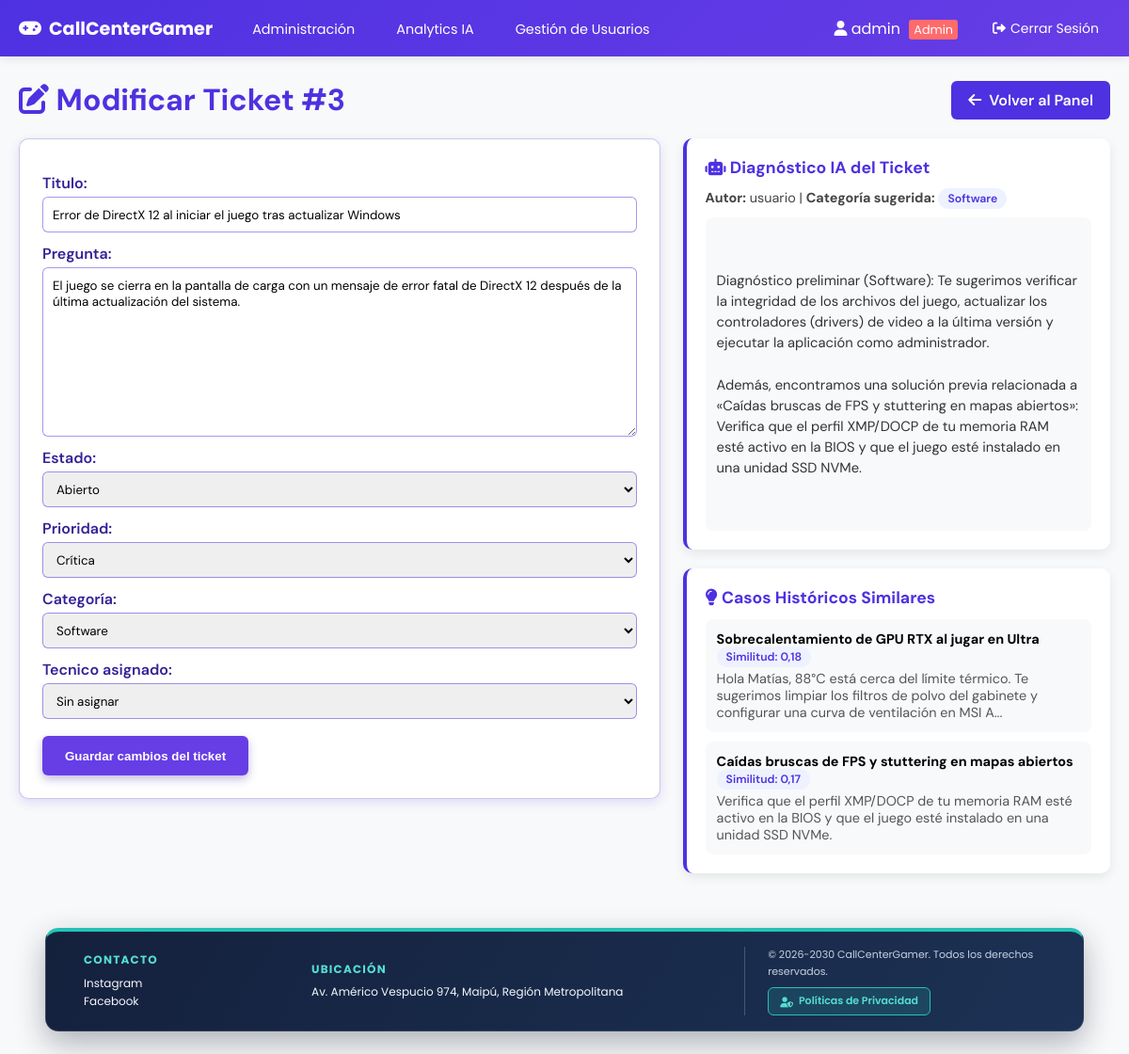
Page /ModificarPregunta/3/ (signed in) on the committed database.
### online/models.py (models this page shows, shortened)
class Usuario(AbstractBaseUser):
    nombre = models.CharField(
        verbose_name='Nombre',
        max_length=30,
        blank=True,
        null=True,
    )
    apellido = models.CharField(
        verbose_name='Apellido',
        max_length=30,
        blank=True,
        null=True,
    )
    rut = models.CharField(
        verbose_name='RUT',
        max_length=12,
        unique=True,
        blank=True,
        null=True,
    )
    correo = models.EmailField(
        verbose_name='Correo electrónico',
        max_length=70,
        unique=True,
    )
    usuario = models.CharField(
        verbose_name='Usuario',
        max_length=50,
        unique=True,
    )
    fecha_nacimiento = models.DateField(
        verbose_name='Fecha de nacimiento',
        null=True,
        blank=True,
    )
    activo = models.BooleanField(default=True)
    admin = models.BooleanField(default=False)
    tecnico = models.BooleanField(default=False)
    USERNAME_FIELD = 'usuario'
    REQUIRED_FIELDS = ['correo']
    objects = UserManager()
    @property
    def is_active(self):
        return self.activo
    def __str__(self):
        return self.usuario

class Preguntas(models.Model):
    ESTADO_ABIERTO = 'abierto'
    ESTADO_EN_PROCESO = 'en_proceso'
    ESTADO_RESUELTO = 'resuelto'
    ESTADO_CERRADO = 'cerrado'
    ESTADO_CHOICES = [
        (ESTADO_ABIERTO, 'Abierto'),
        (ESTADO_EN_PROCESO, 'En proceso'),
        (ESTADO_RESUELTO, 'Resuelto'),
        (ESTADO_CERRADO, 'Cerrado'),
    ]
    PRIORIDAD_BAJA = 'baja'
    PRIORIDAD_MEDIA = 'media'
    PRIORIDAD_ALTA = 'alta'
    PRIORIDAD_CRITICA = 'critica'
    PRIORIDAD_CHOICES = [
        (PRIORIDAD_BAJA, 'Baja'),
        (PRIORIDAD_MEDIA, 'Media'),
        (PRIORIDAD_ALTA, 'Alta'),
        (PRIORIDAD_CRITICA, 'Crítica'),
    ]
    idPregunta = models.AutoField(primary_key=True)
    Titulo = models.CharField(max_length=60)
    Pregunta = models.TextField()
    Fecha_creacion = models.DateTimeField(default=timezone.now)
    Usuario = models.ForeignKey(
        Usuario,
        on_delete=models.CASCADE,
        related_name='preguntas',
    )
    estado = models.CharField(
        max_length=15,
        choices=ESTADO_CHOICES,
        default=ESTADO_ABIERTO,
    )
    prioridad = models.CharField(
        max_length=10,
        choices=PRIORIDAD_CHOICES,
        default=PRIORIDAD_MEDIA,
    )
    categoria = models.CharField(max_length=30, default='otros', blank=True)
    tecnico_asignado = models.ForeignKey(
        'online.Usuario',
        on_delete=models.SET_NULL,
        null=True,
        blank=True,
        related_name='tickets_asignados',
        limit_choices_to=Q(tecnico=True) | Q(admin=True),
    )

class Respuesta(models.Model):
    idRespuesta = models.AutoField(primary_key=True)
    Respuesta = models.TextField(verbose_name='Respuesta')
    id_Pregunta = models.ForeignKey(Preguntas, on_delete=models.CASCADE)
    Usuario = models.ForeignKey(Usuario, on_delete=models.CASCADE)
    FechaHora = models.DateTimeField()

### administracion/views.py (the view)
# urls.py: path('ModificarPregunta/<int:idPregunta>/', ModificarPregunta, name='modificar_pregunta'),
@login_required
def ModificarPregunta(request, idPregunta):
    if not request.user.admin:
        messages.error(request, "No tienes permisos de administrador.")
        return redirect('inicio', id=request.user.id)
    try:
        Pregunta = Preguntas.objects.select_related('Usuario', 'tecnico_asignado').get(
            idPregunta=idPregunta
        )
        sugerencias_ia = []
        categoria_ia = Pregunta.categoria or "otros"
        preguntas_similares = []
        asistente_ia = AsistenteIA()
        recomendador_ia = RecomendadorIA()
        if request.method == 'POST':
            form = TicketAdminForm(request.POST, instance=Pregunta)
            if form.is_valid():
                pregunta_actualizada = form.save(commit=False)
                pregunta_actualizada.Usuario = Pregunta.Usuario
                pregunta_actualizada.Fecha_creacion = Pregunta.Fecha_creacion
                if not pregunta_actualizada.categoria:
                    pregunta_actualizada.categoria = asistente_ia.clasificar_pregunta(
                        pregunta_actualizada.Pregunta
                    )
                pregunta_actualizada.save()
                logger.info(
                    "Ticket modificado: id=%s estado=%s prioridad=%s categoria=%s tecnico=%s por admin=%s",
                    pregunta_actualizada.idPregunta,
                    pregunta_actualizada.estado,
                    pregunta_actualizada.prioridad,
                    pregunta_actualizada.categoria,
                    pregunta_actualizada.tecnico_asignado_id,
                    request.user.usuario,
                )
                messages.success(request, "Pregunta modificada correctamente.")
                return redirect('administracion')
            else:
                messages.error(request, "Error en el formulario. Verifica los datos.")
        else:
            form = TicketAdminForm(instance=Pregunta)
        try:
            categoria_ia = Pregunta.categoria or asistente_ia.clasificar_pregunta(Pregunta.Pregunta)
            preguntas_similares = recomendador_ia.recomendar_respuestas_similares(Pregunta.Pregunta)
            sugerencia_prompt = (
                f"Analiza este ticket de soporte ({categoria_ia}): "
                f"Título: {Pregunta.Titulo}. Descripción: {Pregunta.Pregunta}. "
                f"Sugiere cómo mejorar su claridad y diagnóstico."
            )
            respuesta_ia = asistente_ia.generar_respuesta_automatica(sugerencia_prompt)
            if "{" in respuesta_ia and "}" in respuesta_ia:
                try:
                    sugerencias_ia = json.loads(respuesta_ia)
                except json.JSONDecodeError:
                    sugerencias_ia = [{"sugerencia": respuesta_ia}]
            else:
                sugerencias_ia = [{"sugerencia": respuesta_ia}]
        except Exception as e:
            logger.warning("Error obteniendo sugerencias IA en ModificarPregunta: %s", e)
            sugerencias_ia = [{"sugerencia": "Asistencia automática en modo local."}]
        return render(request, "ModificarPregunta.html", {
            "form": form,
            "pregunta": Pregunta,
            "sugerencias_ia": sugerencias_ia,
            "categoria_ia": categoria_ia,
            "preguntas_similares": preguntas_similares,
        })
    except Preguntas.DoesNotExist:
        messages.error(request, "La pregunta no existe.")
        return redirect('administracion')

### administracion/templates/ModificarPregunta.html (shortened to what this page needs)
{% extends "componentes/header.html" %}
{% load static %}
{% block links %}
<link rel="stylesheet" href="{% static 'modificar.css' %}">
{% endblock %}
{% block content %}
{% if user.admin %}
<div class="Container">
    <div style="display: flex; justify-content: space-between; align-items: center; margin-bottom: 20px; flex-wrap: wrap; gap: 10px;">
        <h1 id="TituloMod" style="margin: 0;">
            <i class="fas fa-edit"></i> Modificar Ticket #{{ pregunta.idPregunta }}
        </h1>
        <a href="{% url 'administracion' %}" class="btn-volver">
            <i class="fas fa-arrow-left"></i> Volver al Panel
        </a>
    </div>
    <div class="MainTodo">
        <div class="MainPreguntar">
            <div class="InsPreguntas">
                <form method="post">
                    {{ form }}
                    <input type="submit" value="Guardar cambios del ticket">
                </form>
            </div>
        </div>
        <div class="AsistenciaIAPanel">
            <div class="ia-card">
                <h3><i class="fas fa-robot"></i> Diagnóstico IA del Ticket</h3>
                <p class="ia-meta">
                    <strong>Autor:</strong> {{ pregunta.Usuario.usuario }} |
                    <strong>Categoría sugerida:</strong> <span class="ia-badge">{{ categoria_ia|title }}</span>
                </p>
                {% if sugerencias_ia %}
                <div class="ia-box">
                    {% for item in sugerencias_ia %}
                    <p>{{ item.sugerencia|default:item }}</p>
                    {% endfor %}
                </div>
                {% endif %}
            </div>
            {% if preguntas_similares %}
            <div class="ia-card">
                <h3><i class="fas fa-lightbulb"></i> Casos Históricos Similares</h3>
                {% for sim in preguntas_similares %}
                <div class="ia-similar-item">
                    <strong>{{ sim.pregunta_similar }}</strong>
                    <span class="ia-badge">Similitud: {{ sim.similitud }}</span>
                    <p>{{ sim.respuesta }}</p>
                </div>
                {% endfor %}
            </div>
            {% endif %}
        </div>
    </div>
</div>
{% endif %}
{% endblock %}

### online/templates/componentes/header.html (shortened to what this page needs)
{% load static %}
<!DOCTYPE html>
<html lang="es">
<head>
    <link rel="stylesheet" href="https://cdnjs.cloudflare.com/ajax/libs/font-awesome/6.0.0/css/all.min.css">
    <link rel="stylesheet" href="{% static 'estiloHeader.css' %}?v=20261026-privacidad">
    {% block links %}{% endblock %}
</head>
<body>
    <nav class="MainNav">
        <div id="NavbarIzq">
            <a href="{% if user.is_authenticated %}{% if user.admin or user.tecnico %}{% url 'administracion' %}{% else %}{% url 'inicio' user.id %}{% endif %}{% else %}{% url 'index' %}{% endif %}" id="logo">
                <i class="{{ brand.ICON_CLASS|default:'fas fa-gamepad' }}"></i> {{ brand.NAME|default:"CallCenterGamer" }}
            </a>
            <ul>
                {% if user.is_authenticated %}
                    {% if user.admin or user.tecnico %}
                        <li><a href="{% url 'administracion' %}">Administración</a></li>
                        {% if user.admin %}<li><a href="{% url 'analytics_ia' %}">Analytics IA</a></li>{% endif %}
                        {% if user.admin %}<li><a href="{% url 'gestion_usuarios' %}">Gestión de Usuarios</a></li>{% endif %}
                    {% else %}
                        <li><a href="{% url 'inicio' user.id %}">Inicio</a></li>
                    {% endif %}
                {% else %}
                    <li><a href="{% url 'index' %}">Inicio</a></li>
                {% endif %}
            </ul>
        </div>
        <div id="NavbarDer">
            <ul>
                {% if user.is_authenticated %}
                    <li>
                        <span style="color: white; margin-right: 15px;">
                            <i class="fas fa-user"></i> {{ user.usuario }}
                            {% if user.admin %}
                                <span style="background: #ff6b6b; padding: 2px 5px; border-radius: 3px; font-size: 0.8em; margin-left: 5px;">Admin</span>
                            {% elif user.tecnico %}
                                <span style="background: #4ecdc4; padding: 2px 5px; border-radius: 3px; font-size: 0.8em; margin-left: 5px;">Técnico</span>
                            {% endif %}
                        </span>
                    </li>
                    <li>
                        <form method="post" action="{% url 'Logout' %}" class="logout-form">
                            <button type="submit" class="logout-btn">
                                <i class="fas fa-sign-out-alt"></i> Cerrar Sesión
                            </button>
                        </form>
                    </li>
                {% else %}
                    <li><a href="{% url 'Login' %}"><i class="fas fa-sign-in-alt"></i> Ingresar</a></li>
                    <li><a href="{% url 'Register' %}"><i class="fas fa-user-plus"></i> Registrarse</a></li>
                {% endif %}
            </ul>
        </div>
    </nav>
    <main>
        {% block content %}
        {% endblock %}
    </main>
    <footer class="site-footer">
        <div class="footer-content">
            <section class="footer-section">
                <h2>Contacto</h2>
                <p>Instagram</p>
                <p>Facebook</p>
            </section>
            <section class="footer-section">
                <h2>Ubicación</h2>
                <p>{{ brand.FOOTER_ADDRESS|default:"Av. Américo Vespucio 974, Maipú, Región Metropolitana" }}</p>
            </section>
            <div class="footer-copyright">
                <p>© 2026-2030 {{ brand.NAME|default:"Call Center Gamer" }}. Todos los derechos reservados.</p>
                <a href="{% url 'politica_privacidad' %}" class="btn-footer-privacidad">
                    <i class="fas fa-user-shield"></i> Políticas de Privacidad
                </a>
            </div>
        </div>
    </footer>
</body>
</html>

### rows in the picture
Usuario: usuario "admin"
Preguntas: idPregunta "3", Titulo "Error de DirectX 12 al iniciar el juego tras actualizar Windows", Pregunta "El juego se cierra en la pantalla de carga con un mensaje de error fatal de DirectX 12 después de la última actualización del sistema.", estado "Abierto", prioridad "Crítica", categoria "Software", tecnico_asignado "Sin asignar", Usuario.usuario "usuario"
Preguntas: pregunta_similar "Sobrecalentamiento de GPU RTX al jugar en Ultra"
Preguntas: pregunta_similar "Caídas bruscas de FPS y stuttering en mapas abiertos"
Respuesta: respuesta "Verifica que el perfil XMP/DOCP de tu memoria RAM esté activo en la BIOS y que el juego esté instalado en una unidad SSD NVMe."

### other values in the picture
{{ brand.NAME|default:"CallCenterGamer" }} "CallCenterGamer"
{{ sim.similitud }} "0,18" "0,17"
{{ sim.respuesta }} "Hola Matías, 88°C está cerca del límite térmico. Te sugerimos limpiar los filtros de polvo del gabinete y configurar una curva de ventilación en MSI A..."
{{ brand.NAME|default:"Call Center Gamer" }} "CallCenterGamer"
